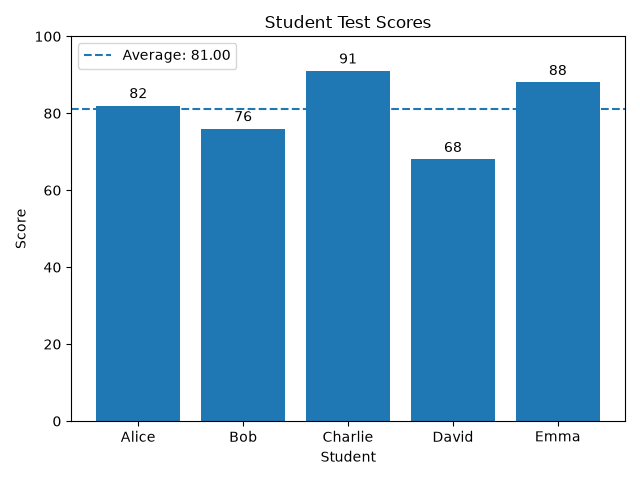

This figure's Python source:

import requests
import matplotlib.pyplot as plt

API_URL = "http://127.0.0.1:5000/api/students"


def main():
    response = requests.get(API_URL, timeout=10)
    response.raise_for_status()

    students = response.json()

    if not students:
        print("No student records found.")
        return

    names = [student["name"] for student in students]
    scores = [student["score"] for student in students]

    average = sum(scores) / len(scores)

    print("Student Test Scores")
    print("-" * 35)

    for name, score in zip(names, scores):
        print(f"{name}: {score}")

    print("-" * 35)
    print(f"Average score: {average:.2f}")

    bars = plt.bar(names, scores)
    plt.bar_label(bars, padding=3)
    plt.axhline(
        average,
        linestyle="--",
        label=f"Average: {average:.2f}"
    )

    plt.title("Student Test Scores")
    plt.xlabel("Student")
    plt.ylabel("Score")
    plt.ylim(0, 100)
    plt.legend()
    plt.tight_layout()
    plt.savefig("student_scores.png")
    plt.show()


if __name__ == "__main__":
    main()
